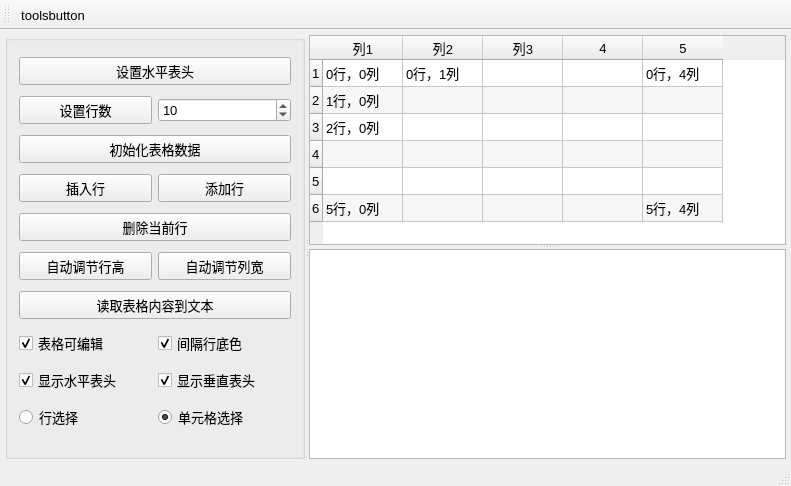
<?xml version="1.0" encoding="UTF-8"?>
<ui version="4.0">
 <class>MainWindow</class>
 <widget class="QMainWindow" name="MainWindow">
  <property name="geometry">
   <rect>
    <x>0</x>
    <y>0</y>
    <width>791</width>
    <height>486</height>
   </rect>
  </property>
  <property name="font">
   <font>
    <pointsize>10</pointsize>
   </font>
  </property>
  <property name="windowTitle">
   <string>QTableWidget的使用</string>
  </property>
  <widget class="QWidget" name="centralWidget">
   <layout class="QVBoxLayout" name="verticalLayout">
    <property name="leftMargin">
     <number>5</number>
    </property>
    <property name="topMargin">
     <number>5</number>
    </property>
    <property name="rightMargin">
     <number>5</number>
    </property>
    <property name="bottomMargin">
     <number>5</number>
    </property>
    <item>
     <widget class="QSplitter" name="splitterMain">
      <property name="orientation">
       <enum>Qt::Orientation::Horizontal</enum>
      </property>
      <widget class="QGroupBox" name="groupBox">
       <property name="maximumSize">
        <size>
         <width>300</width>
         <height>16777215</height>
        </size>
       </property>
       <property name="title">
        <string/>
       </property>
       <layout class="QGridLayout" name="gridLayout">
        <item row="4" column="0" colspan="2">
         <widget class="QPushButton" name="btnDelCurRow">
          <property name="text">
           <string>删除当前行</string>
          </property>
         </widget>
        </item>
        <item row="3" column="0">
         <widget class="QPushButton" name="btnInsertRow">
          <property name="text">
           <string>插入行</string>
          </property>
         </widget>
        </item>
        <item row="3" column="1">
         <widget class="QPushButton" name="btnAppendRow">
          <property name="text">
           <string>添加行</string>
          </property>
         </widget>
        </item>
        <item row="8" column="0">
         <widget class="QCheckBox" name="chkBoxHeaderH">
          <property name="text">
           <string>显示水平表头</string>
          </property>
          <property name="checked">
           <bool>true</bool>
          </property>
         </widget>
        </item>
        <item row="7" column="0">
         <widget class="QCheckBox" name="chkBoxTabEditable">
          <property name="text">
           <string>表格可编辑</string>
          </property>
          <property name="checked">
           <bool>true</bool>
          </property>
         </widget>
        </item>
        <item row="6" column="0" colspan="2">
         <widget class="QPushButton" name="btnReadToEdit">
          <property name="minimumSize">
           <size>
            <width>0</width>
            <height>25</height>
           </size>
          </property>
          <property name="text">
           <string>读取表格内容到文本</string>
          </property>
         </widget>
        </item>
        <item row="7" column="1">
         <widget class="QCheckBox" name="chkBoxRowColor">
          <property name="text">
           <string>间隔行底色</string>
          </property>
          <property name="checked">
           <bool>true</bool>
          </property>
         </widget>
        </item>
        <item row="9" column="1">
         <widget class="QRadioButton" name="rBtnSelectItem">
          <property name="text">
           <string>单元格选择</string>
          </property>
          <property name="checked">
           <bool>true</bool>
          </property>
         </widget>
        </item>
        <item row="8" column="1">
         <widget class="QCheckBox" name="chkBoxHeaderV">
          <property name="text">
           <string>显示垂直表头</string>
          </property>
          <property name="checked">
           <bool>true</bool>
          </property>
         </widget>
        </item>
        <item row="9" column="0">
         <widget class="QRadioButton" name="rBtnSelectRow">
          <property name="text">
           <string>行选择</string>
          </property>
          <property name="checked">
           <bool>false</bool>
          </property>
         </widget>
        </item>
        <item row="2" column="0" colspan="2">
         <widget class="QPushButton" name="btnIniData">
          <property name="minimumSize">
           <size>
            <width>0</width>
            <height>25</height>
           </size>
          </property>
          <property name="text">
           <string>初始化表格数据</string>
          </property>
         </widget>
        </item>
        <item row="1" column="1">
         <widget class="QSpinBox" name="spinRowCount">
          <property name="minimum">
           <number>2</number>
          </property>
          <property name="value">
           <number>10</number>
          </property>
         </widget>
        </item>
        <item row="0" column="0" colspan="2">
         <widget class="QPushButton" name="btnSetHeader">
          <property name="minimumSize">
           <size>
            <width>0</width>
            <height>25</height>
           </size>
          </property>
          <property name="text">
           <string>设置水平表头</string>
          </property>
         </widget>
        </item>
        <item row="1" column="0">
         <widget class="QPushButton" name="btnSetRows">
          <property name="minimumSize">
           <size>
            <width>0</width>
            <height>25</height>
           </size>
          </property>
          <property name="text">
           <string>设置行数</string>
          </property>
         </widget>
        </item>
        <item row="5" column="0">
         <widget class="QPushButton" name="btnAutoHeght">
          <property name="text">
           <string>自动调节行高</string>
          </property>
         </widget>
        </item>
        <item row="5" column="1">
         <widget class="QPushButton" name="btnAutoWidth">
          <property name="text">
           <string>自动调节列宽</string>
          </property>
         </widget>
        </item>
       </layout>
      </widget>
      <widget class="QSplitter" name="splitter">
       <property name="frameShadow">
        <enum>QFrame::Shadow::Plain</enum>
       </property>
       <property name="lineWidth">
        <number>2</number>
       </property>
       <property name="orientation">
        <enum>Qt::Orientation::Vertical</enum>
       </property>
       <widget class="QTableWidget" name="tableinfo">
        <property name="alternatingRowColors">
         <bool>true</bool>
        </property>
        <property name="showGrid">
         <bool>true</bool>
        </property>
        <property name="gridStyle">
         <enum>Qt::PenStyle::SolidLine</enum>
        </property>
        <property name="rowCount">
         <number>6</number>
        </property>
        <property name="columnCount">
         <number>5</number>
        </property>
        <attribute name="horizontalHeaderVisible">
         <bool>true</bool>
        </attribute>
        <attribute name="horizontalHeaderDefaultSectionSize">
         <number>80</number>
        </attribute>
        <attribute name="verticalHeaderVisible">
         <bool>true</bool>
        </attribute>
        <attribute name="verticalHeaderDefaultSectionSize">
         <number>27</number>
        </attribute>
        <row/>
        <row/>
        <row/>
        <row/>
        <row/>
        <row/>
        <column>
         <property name="text">
          <string>列1</string>
         </property>
        </column>
        <column>
         <property name="text">
          <string>列2</string>
         </property>
        </column>
        <column>
         <property name="text">
          <string>列3</string>
         </property>
        </column>
        <column/>
        <column/>
        <item row="0" column="0">
         <property name="text">
          <string>0行，0列</string>
         </property>
        </item>
        <item row="0" column="1">
         <property name="text">
          <string>0行，1列</string>
         </property>
        </item>
        <item row="0" column="4">
         <property name="text">
          <string>0行，4列</string>
         </property>
        </item>
        <item row="1" column="0">
         <property name="text">
          <string>1行，0列</string>
         </property>
        </item>
        <item row="2" column="0">
         <property name="text">
          <string>2行，0列</string>
         </property>
        </item>
        <item row="5" column="0">
         <property name="text">
          <string>5行，0列</string>
         </property>
        </item>
        <item row="5" column="4">
         <property name="text">
          <string>5行，4列</string>
         </property>
        </item>
       </widget>
       <widget class="QPlainTextEdit" name="textEdit"/>
      </widget>
     </widget>
    </item>
   </layout>
  </widget>
  <widget class="QStatusBar" name="statusBar"/>
  <widget class="QToolBar" name="toolBar">
   <property name="windowTitle">
    <string>toolBar</string>
   </property>
   <attribute name="toolBarArea">
    <enum>TopToolBarArea</enum>
   </attribute>
   <attribute name="toolBarBreak">
    <bool>false</bool>
   </attribute>
   <addaction name="toolsbutton"/>
  </widget>
  <action name="toolsbutton">
   <property name="icon">
    <iconset resource="res.qrc">
     <normaloff>:/images/icons/boy.ico</normaloff>:/images/icons/boy.ico</iconset>
   </property>
   <property name="text">
    <string>toolsbutton</string>
   </property>
   <property name="menuRole">
    <enum>QAction::MenuRole::NoRole</enum>
   </property>
  </action>
 </widget>
 <layoutdefault spacing="6" margin="11"/>
 <resources>
  <include location="res.qrc"/>
 </resources>
 <connections/>
</ui>
